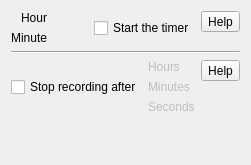
          <widget class="QWidget" name="tabTimer">
           <attribute name="title">
            <string notr="true"/>
           </attribute>
           <layout class="QVBoxLayout" name="verticalLayout_23">
            <item>
             <layout class="QHBoxLayout" name="horizontalLayout_29">
              <item>
               <widget class="QFrame" name="frameStartTime">
                <property name="enabled">
                 <bool>true</bool>
                </property>
                <property name="frameShape">
                 <enum>QFrame::NoFrame</enum>
                </property>
                <property name="frameShadow">
                 <enum>QFrame::Raised</enum>
                </property>
                <layout class="QHBoxLayout" name="horizontalLayout_24" stretch="0,1,0,0">
                 <property name="spacing">
                  <number>6</number>
                 </property>
                 <property name="leftMargin">
                  <number>0</number>
                 </property>
                 <property name="topMargin">
                  <number>0</number>
                 </property>
                 <property name="rightMargin">
                  <number>0</number>
                 </property>
                 <property name="bottomMargin">
                  <number>0</number>
                 </property>
                 <item>
                  <layout class="QVBoxLayout" name="verticalLayout_18">
                   <item alignment="Qt::AlignRight">
                    <widget class="QLabel" name="labelHour">
                     <property name="text">
                      <string>Hour</string>
                     </property>
                    </widget>
                   </item>
                   <item alignment="Qt::AlignRight">
                    <widget class="QLabel" name="labelMinute">
                     <property name="midLineWidth">
                      <number>8</number>
                     </property>
                     <property name="text">
                      <string>Minute</string>
                     </property>
                     <property name="alignment">
                      <set>Qt::AlignRight|Qt::AlignTrailing|Qt::AlignVCenter</set>
                     </property>
                    </widget>
                   </item>
                  </layout>
                 </item>
                 <item>
                  <layout class="QVBoxLayout" name="verticalLayout_14"/>
                 </item>
                 <item>
                  <spacer name="horizontalSpacer_9">
                   <property name="orientation">
                    <enum>Qt::Horizontal</enum>
                   </property>
                   <property name="sizeHint" stdset="0">
                    <size>
                     <width>40</width>
                     <height>20</height>
                    </size>
                   </property>
                  </spacer>
                 </item>
                 <item>
                  <layout class="QVBoxLayout" name="verticalLayout_24">
                   <item>
                    <widget class="QCheckBox" name="checkBoxStartTime">
                     <property name="text">
                      <string>Start the timer</string>
                     </property>
                    </widget>
                   </item>
                  </layout>
                 </item>
                </layout>
               </widget>
              </item>
              <item alignment="Qt::AlignTop">
               <widget class="QToolButton" name="help_screencast_starttimer">
                <property name="toolTip">
                 <string notr="true"/>
                </property>
                <property name="text">
                 <string notr="true">Help</string>
                </property>
               </widget>
              </item>
             </layout>
            </item>
            <item>
             <widget class="Line" name="line">
              <property name="orientation">
               <enum>Qt::Horizontal</enum>
              </property>
             </widget>
            </item>
            <item>
             <layout class="QHBoxLayout" name="horizontalLayout_19" stretch="0,0,0">
              <item>
               <widget class="QCheckBox" name="checkBoxStopRecordingAfter">
                <property name="enabled">
                 <bool>true</bool>
                </property>
                <property name="text">
                 <string>Stop recording after</string>
                </property>
               </widget>
              </item>
              <item>
               <widget class="QFrame" name="frameStopRecordingAfter">
                <property name="enabled">
                 <bool>false</bool>
                </property>
                <property name="frameShape">
                 <enum>QFrame::NoFrame</enum>
                </property>
                <property name="frameShadow">
                 <enum>QFrame::Raised</enum>
                </property>
                <layout class="QHBoxLayout" name="horizontalLayout_16" stretch="0,1">
                 <property name="spacing">
                  <number>6</number>
                 </property>
                 <property name="leftMargin">
                  <number>0</number>
                 </property>
                 <property name="topMargin">
                  <number>0</number>
                 </property>
                 <property name="rightMargin">
                  <number>0</number>
                 </property>
                 <property name="bottomMargin">
                  <number>0</number>
                 </property>
                 <item>
                  <layout class="QVBoxLayout" name="verticalLayout_30">
                   <item>
                    <widget class="QLabel" name="label_7">
                     <property name="text">
                      <string>Hours</string>
                     </property>
                     <property name="alignment">
                      <set>Qt::AlignLeading|Qt::AlignLeft|Qt::AlignVCenter</set>
                     </property>
                    </widget>
                   </item>
                   <item>
                    <widget class="QLabel" name="label_8">
                     <property name="text">
                      <string>Minutes</string>
                     </property>
                     <property name="alignment">
                      <set>Qt::AlignLeading|Qt::AlignLeft|Qt::AlignVCenter</set>
                     </property>
                    </widget>
                   </item>
                   <item>
                    <widget class="QLabel" name="label_9">
                     <property name="text">
                      <string>Seconds</string>
                     </property>
                     <property name="alignment">
                      <set>Qt::AlignLeading|Qt::AlignLeft|Qt::AlignVCenter</set>
                     </property>
                    </widget>
                   </item>
                  </layout>
                 </item>
                 <item>
                  <layout class="QVBoxLayout" name="verticalLayout_29"/>
                 </item>
                </layout>
               </widget>
              </item>
              <item alignment="Qt::AlignTop">
               <widget class="QToolButton" name="help_screencast_stoptimer">
                <property name="toolTip">
                 <string notr="true"/>
                </property>
                <property name="text">
                 <string notr="true">Help</string>
                </property>
               </widget>
              </item>
             </layout>
            </item>
            <item>
             <spacer name="verticalSpacer_8">
              <property name="orientation">
               <enum>Qt::Vertical</enum>
              </property>
              <property name="sizeHint" stdset="0">
               <size>
                <width>20</width>
                <height>40</height>
               </size>
              </property>
             </spacer>
            </item>
           </layout>
          </widget>
